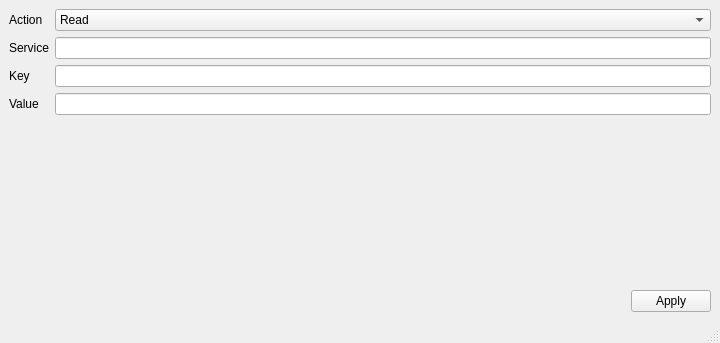
<?xml version="1.0" encoding="UTF-8"?>
<ui version="4.0">
 <class>MainWindow</class>
 <widget class="QMainWindow" name="MainWindow">
  <property name="geometry">
   <rect>
    <x>0</x>
    <y>0</y>
    <width>720</width>
    <height>343</height>
   </rect>
  </property>
  <property name="windowTitle">
   <string>qtkeychain Test UI</string>
  </property>
  <widget class="QWidget" name="centralwidget">
   <layout class="QVBoxLayout" name="verticalLayout">
    <item>
     <layout class="QFormLayout" name="formLayout">
      <item row="0" column="0">
       <widget class="QLabel" name="label_4">
        <property name="text">
         <string>Action</string>
        </property>
       </widget>
      </item>
      <item row="0" column="1">
       <widget class="QComboBox" name="actionComboBox">
        <item>
         <property name="text">
          <string>Read</string>
         </property>
        </item>
        <item>
         <property name="text">
          <string>Write</string>
         </property>
        </item>
        <item>
         <property name="text">
          <string>Delete</string>
         </property>
        </item>
       </widget>
      </item>
      <item row="1" column="0">
       <widget class="QLabel" name="label">
        <property name="text">
         <string>Service</string>
        </property>
       </widget>
      </item>
      <item row="1" column="1">
       <widget class="QLineEdit" name="serviceLineEdit"/>
      </item>
      <item row="2" column="0">
       <widget class="QLabel" name="label_2">
        <property name="text">
         <string>Key</string>
        </property>
       </widget>
      </item>
      <item row="2" column="1">
       <widget class="QLineEdit" name="keyLineEdit"/>
      </item>
      <item row="3" column="0">
       <widget class="QLabel" name="valueLabel">
        <property name="text">
         <string>Value</string>
        </property>
       </widget>
      </item>
      <item row="3" column="1">
       <widget class="QLineEdit" name="valueLineEdit"/>
      </item>
     </layout>
    </item>
    <item>
     <widget class="QLabel" name="resultLabel">
      <property name="text">
       <string/>
      </property>
     </widget>
    </item>
    <item>
     <spacer name="verticalSpacer">
      <property name="orientation">
       <enum>Qt::Orientation::Vertical</enum>
      </property>
      <property name="sizeHint" stdset="0">
       <size>
        <width>20</width>
        <height>40</height>
       </size>
      </property>
     </spacer>
    </item>
    <item>
     <layout class="QHBoxLayout" name="horizontalLayout">
      <item>
       <spacer name="horizontalSpacer">
        <property name="orientation">
         <enum>Qt::Orientation::Horizontal</enum>
        </property>
        <property name="sizeHint" stdset="0">
         <size>
          <width>40</width>
          <height>20</height>
         </size>
        </property>
       </spacer>
      </item>
      <item>
       <widget class="QPushButton" name="applyButton">
        <property name="text">
         <string>Apply</string>
        </property>
       </widget>
      </item>
     </layout>
    </item>
   </layout>
  </widget>
  <widget class="QMenuBar" name="menubar">
   <property name="geometry">
    <rect>
     <x>0</x>
     <y>0</y>
     <width>720</width>
     <height>23</height>
    </rect>
   </property>
  </widget>
  <widget class="QStatusBar" name="statusbar"/>
 </widget>
 <resources/>
 <connections/>
</ui>
